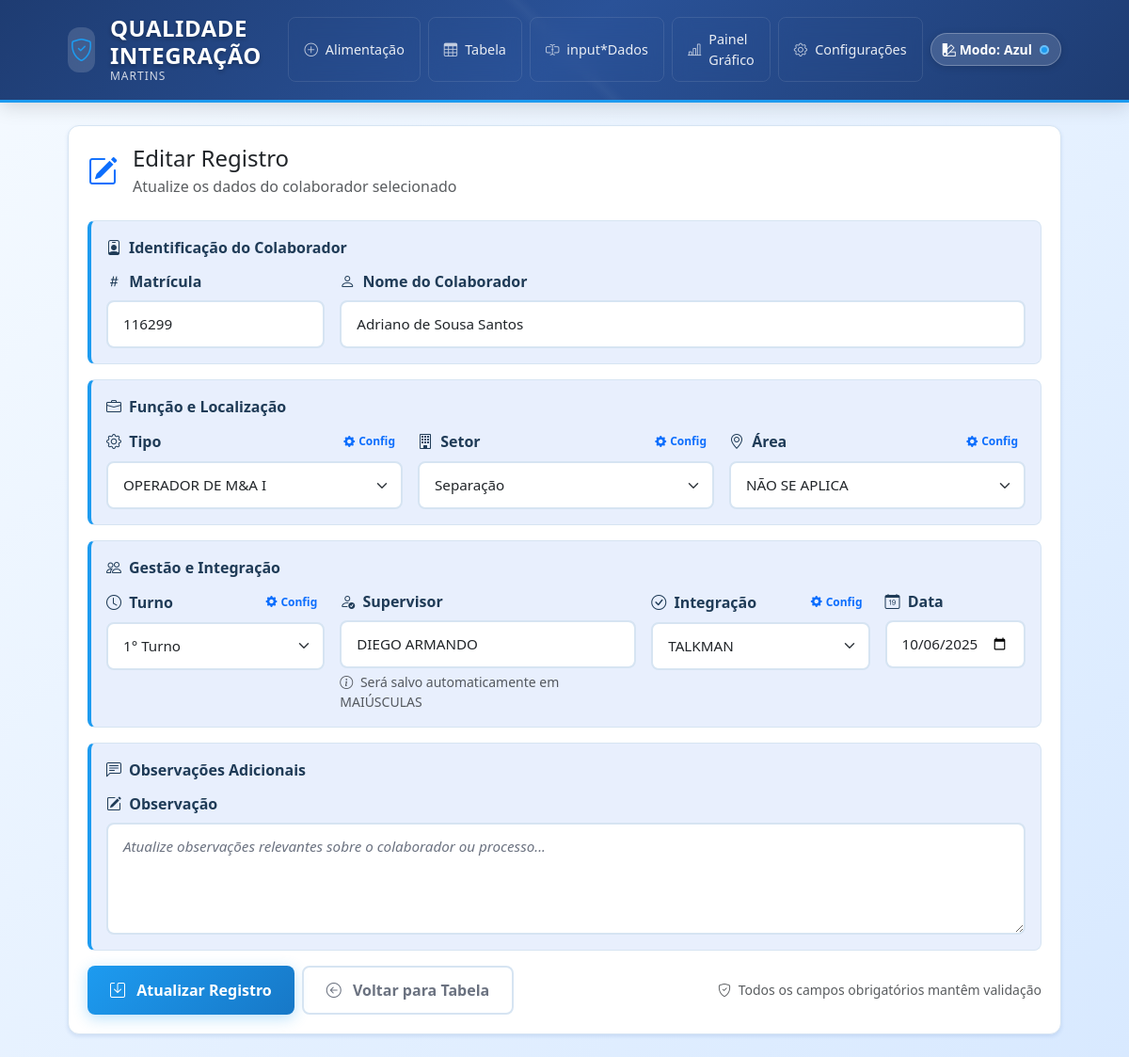
The page /tabela/113/editar?min_data=2025-09-08&max_data=2025-10-07&q_nome=&q_matricula=&q_supervisor=&page=1&per_page=25 on the database its author committed.
### app/models.py (models this page shows, shortened)
class Colaborador(db.Model):
    __tablename__ = 'colaboradores'
    id = db.Column(db.Integer, primary_key=True)
    matricula = db.Column(db.Integer, nullable=False, index=True)
    nome = db.Column(db.String(120), nullable=False)
    tipo = db.Column(db.String(50), nullable=False)  # from list 'tipo'
    setor = db.Column(db.String(50), nullable=False)  # from list 'setor'
    area = db.Column(db.String(120), nullable=False)  # list 'area' (editable)
    turno = db.Column(db.String(50), nullable=False)  # from list 'turno'
    supervisor = db.Column(db.String(120), nullable=False)  # stored UPPER
    integracao = db.Column(db.String(10), nullable=False)  # from list 'integracao'
    data = db.Column(db.Date, nullable=False, default=datetime.utcnow)
    observacao = db.Column(db.Text, nullable=True)
    created_at = db.Column(db.DateTime, default=datetime.utcnow)

### app/views.py (the view, shortened to what this page needs)
@bp.route('/tabela/<int:item_id>/editar', methods=['GET', 'POST'])
def editar_colaborador(item_id: int):
    col = Colaborador.query.get_or_404(item_id)
    lists = {
        'tipo': get_list('tipo'),
        'setor': get_list('setor'),
        'area': get_list('area'),
        'turno': get_list('turno'),
        'integracao': get_list('integracao'),
    }
    for key in ('tipo', 'setor', 'area', 'turno', 'integracao'):
        current_value = getattr(col, key, None)
        if current_value and current_value not in lists[key]:
            lists[key] = [current_value] + lists[key]
    filters_raw = {
        'min_data': request.args.get('min_data'),
        'max_data': request.args.get('max_data'),
        'q_nome': request.args.get('q_nome'),
        'q_matricula': request.args.get('q_matricula'),
        'q_supervisor': request.args.get('q_supervisor'),
        'page': request.args.get('page', type=int),
        'per_page': request.args.get('per_page', type=int),
    }
    filters = {k: v for k, v in filters_raw.items() if v not in (None, '')}
    return_url = url_for('main.tabela', **filters) if filters else url_for('main.tabela')
    form_action = url_for('main.editar_colaborador', item_id=col.id, **filters) if filters else url_for('main.editar_colaborador', item_id=col.id)
    form_data = {
        'matricula': col.matricula,
        'nome': col.nome,
        'tipo': col.tipo,
        'setor': col.setor,
        'area': col.area,
        'turno': col.turno,
        'supervisor': col.supervisor,
        'integracao': col.integracao,
        'data': col.data.strftime('%Y-%m-%d') if col.data else '',
        'observacao': col.observacao or '',
    }
    return render_template(
        'editar_colaborador.html',
        col=col,
        lists=lists,
        form=form_data,
        form_action=form_action,
        return_url=return_url,
    )

### app/views.py (called while the page is built)
def get_list(nome: str) -> list[str]:
    rows = ConfigList.query.filter_by(nome_lista=nome).order_by(ConfigList.valor.asc()).all()
    return [r.valor for r in rows]

### templates/editar_colaborador.html (shortened to what this page needs)
{% extends 'base.html' %}
{% block content %}
<div class="row">
  <div class="col-12">
    <div class="card">
      <div class="card-body">
        <div class="d-flex align-items-center mb-4">
          <i class="bi bi-pencil-square text-primary me-3" style="font-size: 2rem;"></i>
          <div>
            <h2 class="h4 mb-1">Editar Registro</h2>
            <p class="text-muted mb-0">Atualize os dados do colaborador selecionado</p>
          </div>
        </div>
        <form method="post" action="{{ form_action }}">
          <div class="field-group">
            <div class="field-group-title">
              <i class="bi bi-person-badge"></i>
              Identificação do Colaborador
            </div>
            <div class="row g-3">
              <div class="col-md-3">
                <label class="form-label">
                  <i class="bi bi-hash me-1"></i>
                  Matrícula
                </label>
                <input name="matricula" type="number" class="form-control" required
                       value="{{ form.matricula }}"
                       placeholder="Ex.: 12345">
              </div>
              <div class="col-md-9">
                <label class="form-label">
                  <i class="bi bi-person me-1"></i>
                  Nome do Colaborador
                </label>
                <input name="nome" type="text" class="form-control" required
                       value="{{ form.nome }}"
                       placeholder="Ex.: Maria Silva Santos">
              </div>
            </div>
          </div>
          <div class="field-group">
            <div class="field-group-title">
              <i class="bi bi-briefcase"></i>
              Função e Localização
            </div>
            <div class="row g-3">
              <div class="col-md-4">
                <label class="form-label d-flex align-items-center justify-content-between">
                  <span>
                    <i class="bi bi-gear me-1"></i>
                    Tipo
                  </span>
                  <a href="{{ url_for('main.config_lists') }}#tipo" class="btn btn-sm btn-outline-primary config-btn">
                    <i class="bi bi-gear-fill me-1"></i>Config
                  </a>
                </label>
                <select name="tipo" class="form-select" required>
                  {% for v in lists.tipo %}
                  <option value="{{ v }}" {{ 'selected' if form.tipo==v else '' }}>{{ v }}</option>
                  {% endfor %}
                </select>
              </div>
              <div class="col-md-4">
                <label class="form-label d-flex align-items-center justify-content-between">
                  <span>
                    <i class="bi bi-building me-1"></i>
                    Setor
                  </span>
                  <a href="{{ url_for('main.config_lists') }}#setor" class="btn btn-sm btn-outline-primary config-btn">
                    <i class="bi bi-gear-fill me-1"></i>Config
                  </a>
                </label>
                <select name="setor" class="form-select" required>
                  {% for v in lists.setor %}
                  <option value="{{ v }}" {{ 'selected' if form.setor==v else '' }}>{{ v }}</option>
                  {% endfor %}
                </select>
              </div>
              <div class="col-md-4">
                <label class="form-label d-flex align-items-center justify-content-between">
                  <span>
                    <i class="bi bi-geo-alt me-1"></i>
                    Área
                  </span>
                  <a href="{{ url_for('main.config_lists') }}#area" class="btn btn-sm btn-outline-primary config-btn">
                    <i class="bi bi-gear-fill me-1"></i>Config
                  </a>
                </label>
                <select name="area" class="form-select" required>
                  {% for v in lists.area %}
                  <option value="{{ v }}" {{ 'selected' if form.area==v else '' }}>{{ v }}</option>
                  {% endfor %}
                </select>
              </div>
            </div>
          </div>
          <div class="field-group">
            <div class="field-group-title">
              <i class="bi bi-people"></i>
              Gestão e Integração
            </div>
            <div class="row g-3">
              <div class="col-md-3">
                <label class="form-label d-flex align-items-center justify-content-between">
                  <span>
                    <i class="bi bi-clock me-1"></i>
                    Turno
                  </span>
                  <a href="{{ url_for('main.config_lists') }}#turno" class="btn btn-sm btn-outline-primary config-btn">
                    <i class="bi bi-gear-fill me-1"></i>Config
                  </a>
                </label>
                <select name="turno" class="form-select" required>
                  {% for v in lists.turno %}
                  <option value="{{ v }}" {{ 'selected' if form.turno==v else '' }}>{{ v }}</option>
                  {% endfor %}
                </select>
              </div>
              <div class="col-md-4">
                <label class="form-label">
                  <i class="bi bi-person-check me-1"></i>
                  Supervisor
                </label>
                <input name="supervisor" type="text" class="form-control" required
                       value="{{ form.supervisor }}"
                       placeholder="Ex.: JOÃO SILVA">
                <div class="form-text">
                  <i class="bi bi-info-circle me-1"></i>
                  Será salvo automaticamente em MAIÚSCULAS
                </div>
              </div>
              <div class="col-md-3">
                <label class="form-label d-flex align-items-center justify-content-between">
                  <span>
                    <i class="bi bi-check-circle me-1"></i>
                    Integração
                  </span>
                  <a href="{{ url_for('main.config_lists') }}#integracao" class="btn btn-sm btn-outline-primary config-btn">
                    <i class="bi bi-gear-fill me-1"></i>Config
                  </a>
                </label>
                <select name="integracao" class="form-select" required>
                  {% for v in lists.integracao %}
                  <option value="{{ v }}" {{ 'selected' if form.integracao==v else '' }}>{{ v }}</option>
                  {% endfor %}
                </select>
              </div>
              <div class="col-md-2">
                <label class="form-label">
                  <i class="bi bi-calendar-date me-1"></i>
                  Data
                </label>
                <input name="data" type="date" class="form-control" required
                       value="{{ form.data }}">
              </div>
            </div>
          </div>
          <div class="field-group">
            <div class="field-group-title">
              <i class="bi bi-chat-left-text"></i>
              Observações Adicionais
            </div>
            <div class="row">
              <div class="col-12">
                <label class="form-label">
                  <i class="bi bi-pencil-square me-1"></i>
                  Observação
                </label>
                <textarea name="observacao" class="form-control" rows="4"
                          placeholder="Atualize observações relevantes sobre o colaborador ou processo...">{{ form.observacao }}</textarea>
              </div>
            </div>
          </div>
          <div class="d-flex gap-3 justify-content-between align-items-center">
            <div class="d-flex gap-2">
              <button class="btn btn-primary" type="submit">
                <i class="bi bi-save me-2"></i>
                Atualizar Registro
              </button>
              <a class="btn btn-outline-secondary" href="{{ return_url }}">
                <i class="bi bi-arrow-left-circle me-2"></i>
                Voltar para Tabela
              </a>
            </div>
            <div class="text-muted small">
              <i class="bi bi-shield-check me-1"></i>
              Todos os campos obrigatórios mantêm validação
            </div>
          </div>
        </form>
      </div>
    </div>
  </div>
</div>
{% endblock %}

### static/css/styles.css (style rules this page uses)
:root { --primary-color: #2c3e50; --primary-escrita: #2c3e50; --primary-light: #34495e; --primary-gradient-start: #1e3c72; --primary-gradient-middle: #2a5298; --primary-gradient-end: #1e3c72; --accent-color: #3498db; --accent-hover: #2980b9; --accent-rgb: 52, 152, 219; --success-color: #27ae60; --success-dark: #229954; --success-rgb: 39, 174, 96; --warning-color: #f39c12; --warning-rgb: 243, 156, 18; --danger-color: #e74c3c; --danger-rgb: 231, 76, 60; --info-color: #0ea5e9; --info-hover: #0b75d1; --primary-rgb: 44, 62, 80; --neutral-100: #ffffff; --neutral-200: #f5f7fa; --neutral-300: #c3cfe2; --light-bg: #e6e7ee; --card-bg: var(--neutral-100); --border-color: #e4e3f0; --text-muted: #6c757d; --shadow-light: 0 2px 4px rgba(0,0,0,0.1); --shadow-medium: 0 4px 12px rgba(0,0,0,0.15); --app-bg: linear-gradient(135deg, var(--neutral-200) 0%, var(--neutral-300) 100%); --header-bg: linear-gradient(135deg, var(--primary-gradient-start) 0%, var(--primary-gradient-middle) 50%, var(--primary-gradient-end) 100%); --acc-color-bg: var(--neutral-100); --chart-color-1: var(--accent-color); --chart-color-2: #60a5fa; --chart-color-3: var(--success-color); --chart-color-4: var(--warning-color); --chart-color-5: var(--danger-color); --chart-color-6: var(--info-color); --chart-color-emphasis: #fbbf24; --chart-neutral: #94a3b8; --chart-grid-color: rgba(15, 23, 42, 0.08); --chart-grid-dim: rgba(148, 163, 184, 0.16); --chart-tooltip-bg: rgba(255, 255, 255, 0.96); --chart-tooltip-border: rgba(148, 163, 184, 0.45); --chart-tooltip-text: #1f2937; --chart-area-fill: rgba(52, 152, 219, 0.18); --chart-area-strong: rgba(52, 152, 219, 0.45); }
body { background: var(--app-bg); min-height: 100vh; font-family: 'Segoe UI', system-ui, -apple-system, sans-serif; }
.card { border-radius: 0.75rem; border: 1px solid var(--border-color); box-shadow: var(--shadow-light); background: var(--card-bg); }
.card-body { padding: 1.25rem; }
.form-label { font-weight: 600; color: var(--primary-escrita); margin-bottom: 0.5rem; }
.form-control, .form-select { border-radius: 0.5rem; border: 2px solid var(--border-color); padding: 0.75rem 1rem; transition: all 0.3s ease; font-size: 0.95rem; }
.form-control::placeholder { color: var(--text-muted); font-style: italic; }
.btn { border-radius: 0.5rem; padding: 0.75rem 1.5rem; font-weight: 600; transition: all 0.3s ease; border: none; }
.btn-primary { background: linear-gradient(135deg, var(--accent-color) 0%, var(--accent-hover) 100%); box-shadow: 0 4px 15px rgba(var(--accent-rgb), 0.3); }
.btn-outline-secondary { border: 2px solid var(--border-color); color: var(--text-muted); }
.field-group { background: var(--acc-color-bg); border-radius: 0.5rem; padding: 1rem; margin-bottom: 1rem; border: 1px solid var(--border-color); border-left: 4px solid var(--accent-color); }
.field-group-title { font-size: 1rem; font-weight: 700; color: var(--primary-escrita); margin-bottom: 0.75rem; display: flex; align-items: center; gap: 0.5rem; }
.config-btn { font-size: 0.75rem; padding: 0.25rem 0.5rem; border-radius: 0.25rem; text-decoration: none; transition: all 0.2s ease; }

### rows shown on the page
Colaborador: matricula "116299", nome "Adriano de Sousa Santos", supervisor "DIEGO ARMANDO"

### other values the page prints
form field tipo "OPERADOR DE M&A I"
form field setor "Separação"
form field area "NÃO SE APLICA"
form field turno "1° Turno"
form field integracao "TALKMAN"
